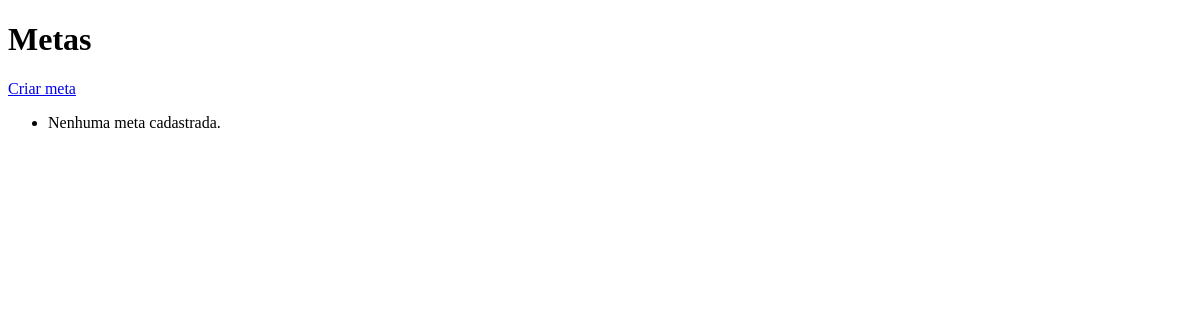
The page /metas/ on the database as committed earlier.
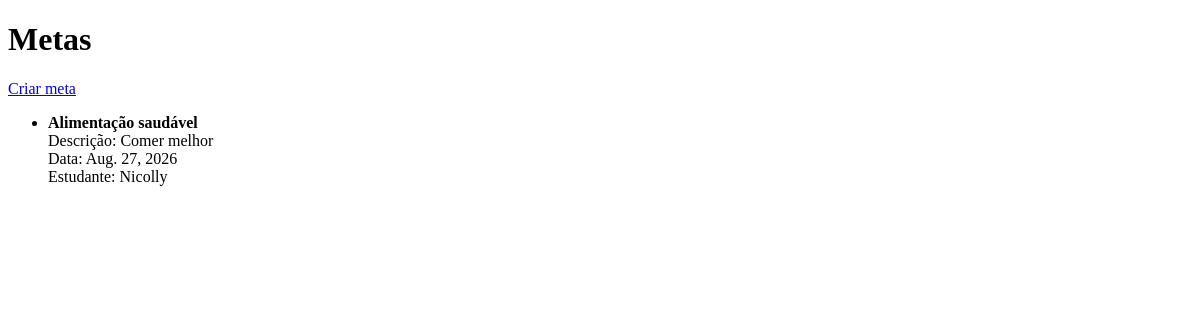
The same page on the database as committed later.
### meta/models.py (models this page shows, shortened)
class Meta(models.Model):
    titulo = models.CharField(max_length=100)
    descricao = models.CharField(max_length=255)
    data = models.DateField()
    estudante = models.ForeignKey(
        Estudante,
        on_delete=models.CASCADE,
        related_name="metas"
    )

### estudante/models.py (models this page shows, shortened)
class Estudante(models.Model):
    usuario = models.OneToOneField(User, on_delete=models.CASCADE)
    cpf = models.CharField(max_length=11, unique=True)
    nome = models.CharField(max_length=100)

### meta/views.py (the view)
# urls.py: path('', views.listar_metas, name='listar_metas'),
def listar_metas(request):
    metas = Meta.objects.all()
    return render(
        request,
        'meta/listar.html',
        {'metas': metas}
    )

### meta/templates/meta/listar.html (shortened to what this page needs)
<!DOCTYPE html>
<html>
<head>
</head>
<body>
    <h1>Metas</h1>
    <a href="{% url 'criar_meta' %}">Criar meta</a>
    <ul>
        {% for meta in metas %}
            <li>
                <strong>{{ meta.titulo }}</strong><br>
                Descrição: {{ meta.descricao }}<br>
                Data: {{ meta.data }}<br>
                Estudante: {{ meta.estudante.nome }}
            </li>
        {% empty %}
            <li>Nenhuma meta cadastrada.</li>
        {% endfor %}
    </ul>
</body>
</html>

Rows that differ between the two databases and show on the page:
added Meta: titulo "Alimentação saudável", descricao "Comer melhor", data "Aug. 27, 2026", estudante.nome "Nicolly"
Other text that changed with them:
text no longer shown: "Nenhuma meta cadastrada."
